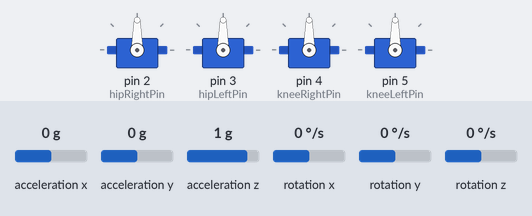
Recording of a sketch running on a simulated Arduino Uno, built with avr-gcc and run on an emulated ATmega328P. Shown: 4 × servo. The test bench sets the inputs (shaded band); at power-on: acceleration x 0 g, acceleration y 0 g, acceleration z 1 g, rotation x 0 °/s, rotation y 0 °/s, rotation z 0 °/s.

Above: at 1.2 s.
1.3 s: acceleration x set to -1.4 g
At 2.1 s:
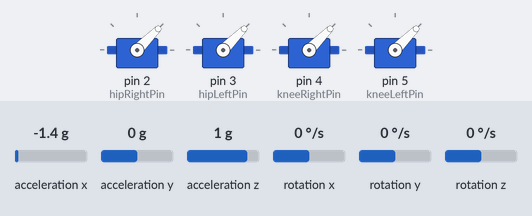
2.8 s: acceleration x set to 0 g
At 3.8 s:
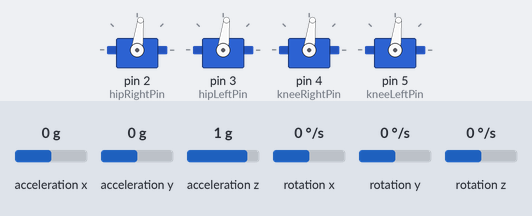
4.3 s: acceleration x set to -0.8 g
At 4.9 s:
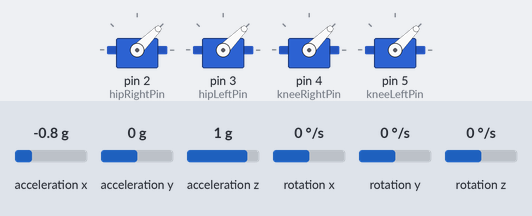
5.8 s: acceleration x set to 0.8 g
At 6.6 s:
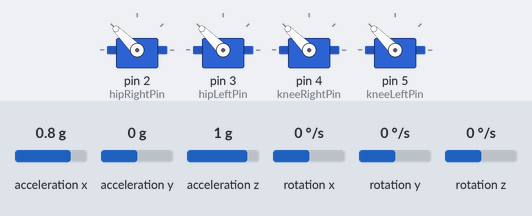
Timing chart, 0 to 8.3 s (numbered marks = the images above; inputs shaded):
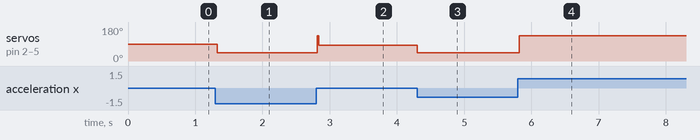

Measured:
- after the input at 1.3 s, servo on pin 2 (hipRightPin), servo on pin 3 (hipLeftPin), servo on pin 4 (kneeRightPin), servo on pin 5 (kneeLeftPin): 90° → 45° at once
- after the input at 2.8 s, servo on pin 2 (hipRightPin), servo on pin 3 (hipLeftPin), servo on pin 4 (kneeRightPin), servo on pin 5 (kneeLeftPin): 45° → 83° at once
- after the input at 4.3 s, servo on pin 2 (hipRightPin), servo on pin 3 (hipLeftPin), servo on pin 4 (kneeRightPin), servo on pin 5 (kneeLeftPin): 83° → 45° at once
- after the input at 5.8 s, servo on pin 2 (hipRightPin), servo on pin 3 (hipLeftPin), servo on pin 4 (kneeRightPin), servo on pin 5 (kneeLeftPin): 45° → 135° at once

The sketch:

Bipede.ino
```cpp
#include <Wire.h>
#include <MPU6050.h>
#include <Servo.h>

MPU6050 mpu;

Servo servoHipRight;
Servo servoHipLeft;
Servo servoKneeRight;
Servo servoKneeLeft;

const int hipRightPin = 2;
const int hipLeftPin = 3;
const int kneeRightPin = 4;
const int kneeLeftPin = 5;

// Parâmetros PID
double setpoint = 0; // Ângulo desejado
double input, output;
double Kp = 10; // Ganho proporcional
double Ki = 0.1; // Ganho integral
double Kd = 1; // Ganho derivativo

double elapsedTime, previousTime;
double error, lastError;
double cumError, rateError;

void setup() {
  Serial.begin(9600);
  Wire.begin();
  mpu.initialize();

  servoHipRight.attach(hipRightPin);
  servoHipLeft.attach(hipLeftPin);
  servoKneeRight.attach(kneeRightPin);
  servoKneeLeft.attach(kneeLeftPin);

  servoHipRight.write(90);
  servoHipLeft.write(90);
  servoKneeRight.write(90);
  servoKneeLeft.write(90);

  previousTime = millis();
}

void loop() {
  int16_t ax, ay, az, gx, gy, gz;
  mpu.getMotion6(&ax, &ay, &az, &gx, &gy, &gz);

  // Calcula o ângulo de inclinação em relação ao eixo X (pitch)
  float pitch = atan2(-ax, sqrt(ay * ay + az * az)) * (180.0 / M_PI);

  // Define o ângulo desejado
  double setpoint = 0;

  // Calcula o erro
  double error = setpoint - pitch;

  // Calcula o tempo decorrido
  double currentTime = millis();
  double elapsedTime = (currentTime - previousTime) / 1000.0;

  // Calcula as componentes PID
  double P = Kp * error;
  cumError += error * elapsedTime;
  double I = Ki * cumError;
  rateError = (error - lastError) / elapsedTime;
  double D = Kd * rateError;

  // Calcula a saída PID
  double output = P + I + D;

  // Mapeia a saída PID para a faixa de movimento dos servos
  int servoAngle = map(output, -90, 90, 45, 135);

  // Limita a faixa de movimento dos servos
  servoAngle = constrain(servoAngle, 45, 135);

  // Atualiza a posição dos servos
  servoHipRight.write(servoAngle);
  servoHipLeft.write(servoAngle);
  servoKneeRight.write(servoAngle);
  servoKneeLeft.write(servoAngle);

  // Atualiza variáveis para a próxima iteração
  lastError = error;
  previousTime = currentTime;

  delay(20); // Pequeno atraso para estabilidade
}
```
